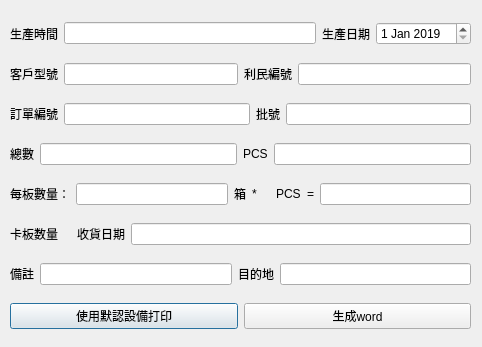
<?xml version="1.0" encoding="UTF-8"?>
<ui version="4.0">
 <class>WordDialog</class>
 <widget class="QDialog" name="WordDialog">
  <property name="geometry">
   <rect>
    <x>0</x>
    <y>0</y>
    <width>482</width>
    <height>347</height>
   </rect>
  </property>
  <property name="acceptDrops">
   <bool>false</bool>
  </property>
  <property name="windowTitle">
   <string>生成word</string>
  </property>
  <widget class="QWidget" name="verticalLayoutWidget">
   <property name="geometry">
    <rect>
     <x>10</x>
     <y>10</y>
     <width>461</width>
     <height>331</height>
    </rect>
   </property>
   <layout class="QVBoxLayout" name="verticalLayout">
    <item>
     <layout class="QHBoxLayout" name="horizontalLayout">
      <item>
       <widget class="QLabel" name="label_3">
        <property name="text">
         <string>生產時間</string>
        </property>
       </widget>
      </item>
      <item>
       <widget class="QLineEdit" name="lineEdit_rodtime"/>
      </item>
      <item>
       <widget class="QLabel" name="label_4">
        <property name="text">
         <string>生產日期</string>
        </property>
       </widget>
      </item>
      <item>
       <widget class="QDateEdit" name="dateEdit_proddate">
        <property name="date">
         <date>
          <year>2019</year>
          <month>1</month>
          <day>1</day>
         </date>
        </property>
       </widget>
      </item>
     </layout>
    </item>
    <item>
     <layout class="QHBoxLayout" name="horizontalLayout_2">
      <item>
       <widget class="QLabel" name="label_6">
        <property name="text">
         <string>客戶型號</string>
        </property>
       </widget>
      </item>
      <item>
       <widget class="QLineEdit" name="lineEdit_model"/>
      </item>
      <item>
       <widget class="QLabel" name="label_5">
        <property name="text">
         <string>利民編號</string>
        </property>
       </widget>
      </item>
      <item>
       <widget class="QLineEdit" name="lineEdit_r"/>
      </item>
     </layout>
    </item>
    <item>
     <layout class="QHBoxLayout" name="horizontalLayout_3">
      <item>
       <widget class="QLabel" name="label_7">
        <property name="text">
         <string>訂單編號</string>
        </property>
       </widget>
      </item>
      <item>
       <widget class="QLineEdit" name="lineEdit_pdo"/>
      </item>
      <item>
       <widget class="QLabel" name="label_8">
        <property name="text">
         <string>批號</string>
        </property>
       </widget>
      </item>
      <item>
       <widget class="QLineEdit" name="lineEdit_lot"/>
      </item>
     </layout>
    </item>
    <item>
     <layout class="QHBoxLayout" name="horizontalLayout_4">
      <item>
       <widget class="QLabel" name="label_10">
        <property name="text">
         <string>總數</string>
        </property>
       </widget>
      </item>
      <item>
       <widget class="QLineEdit" name="lineEdit_totalqty"/>
      </item>
      <item>
       <widget class="QLabel" name="label_9">
        <property name="text">
         <string>PCS</string>
        </property>
       </widget>
      </item>
      <item>
       <widget class="QLineEdit" name="lineEdit_pcs"/>
      </item>
     </layout>
    </item>
    <item>
     <layout class="QHBoxLayout" name="horizontalLayout_5">
      <item>
       <widget class="QLabel" name="label_11">
        <property name="text">
         <string>每板數量：</string>
        </property>
       </widget>
      </item>
      <item>
       <widget class="QLineEdit" name="lineEdit_box"/>
      </item>
      <item>
       <widget class="QLabel" name="label_16">
        <property name="text">
         <string>箱</string>
        </property>
       </widget>
      </item>
      <item>
       <widget class="QLabel" name="label">
        <property name="text">
         <string>*</string>
        </property>
       </widget>
      </item>
      <item>
       <widget class="QLabel" name="label_pcs">
        <property name="lineWidth">
         <number>1</number>
        </property>
        <property name="text">
         <string/>
        </property>
       </widget>
      </item>
      <item>
       <widget class="QLabel" name="label_15">
        <property name="text">
         <string>PCS</string>
        </property>
       </widget>
      </item>
      <item>
       <widget class="QLabel" name="label_2">
        <property name="text">
         <string>=</string>
        </property>
       </widget>
      </item>
      <item>
       <widget class="QLineEdit" name="lineEdit_qty_pallet"/>
      </item>
     </layout>
    </item>
    <item>
     <layout class="QHBoxLayout" name="horizontalLayout_6">
      <item>
       <widget class="QLabel" name="label_17">
        <property name="text">
         <string>卡板数量</string>
        </property>
       </widget>
      </item>
      <item>
       <widget class="QLabel" name="palletcount">
        <property name="text">
         <string/>
        </property>
       </widget>
      </item>
      <item>
       <widget class="QLabel" name="label_13">
        <property name="text">
         <string>收貨日期</string>
        </property>
       </widget>
      </item>
      <item>
       <widget class="QLineEdit" name="lineEdit_recdate"/>
      </item>
     </layout>
    </item>
    <item>
     <layout class="QHBoxLayout" name="horizontalLayout_7">
      <item>
       <widget class="QLabel" name="label_12">
        <property name="text">
         <string>備註</string>
        </property>
       </widget>
      </item>
      <item>
       <widget class="QLineEdit" name="lineEdit_remark">
        <property name="text">
         <string/>
        </property>
       </widget>
      </item>
      <item>
       <widget class="QLabel" name="label_14">
        <property name="text">
         <string>目的地</string>
        </property>
       </widget>
      </item>
      <item>
       <widget class="QLineEdit" name="lineEdit_destination"/>
      </item>
     </layout>
    </item>
    <item>
     <layout class="QHBoxLayout" name="horizontalLayout_8">
      <item>
       <widget class="QPushButton" name="pushButton_print">
        <property name="text">
         <string>使用默認設備打印</string>
        </property>
       </widget>
      </item>
      <item>
       <widget class="QPushButton" name="pushButton_docx">
        <property name="text">
         <string>生成word</string>
        </property>
       </widget>
      </item>
     </layout>
    </item>
   </layout>
  </widget>
 </widget>
 <resources/>
 <connections/>
</ui>
